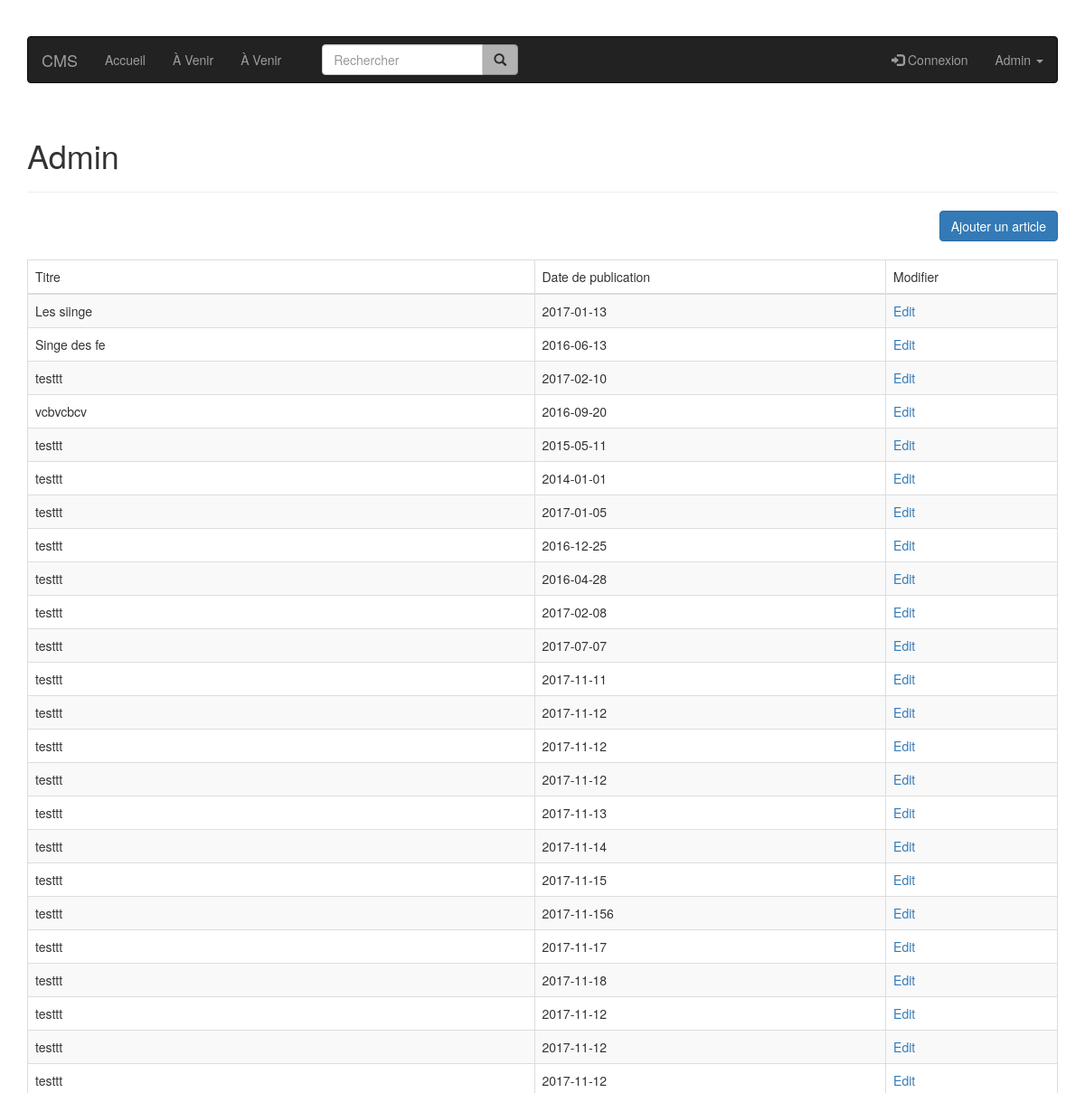
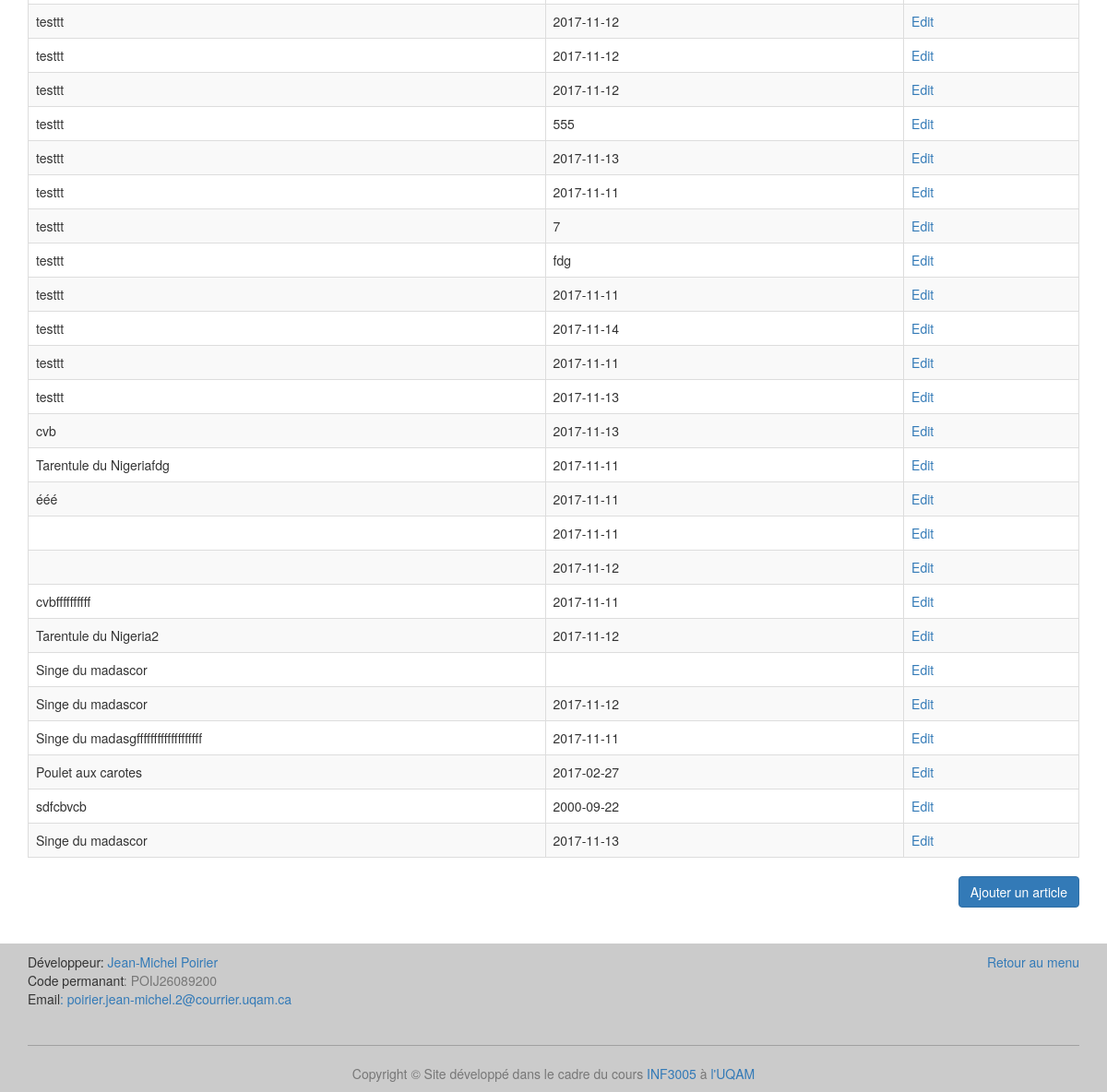
/admin, run on an earlier commit of the app's database (2 pictures, top to bottom).
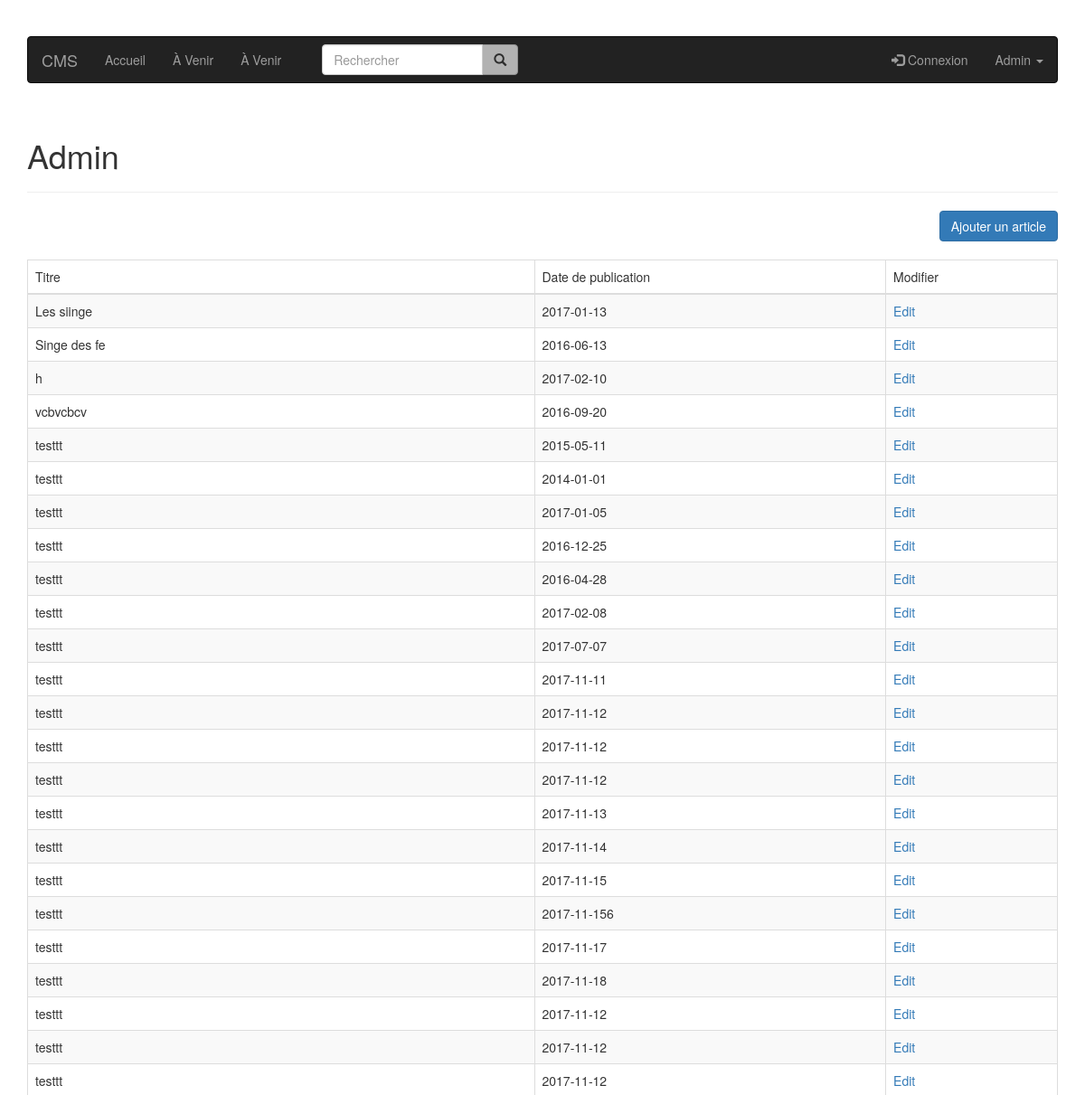
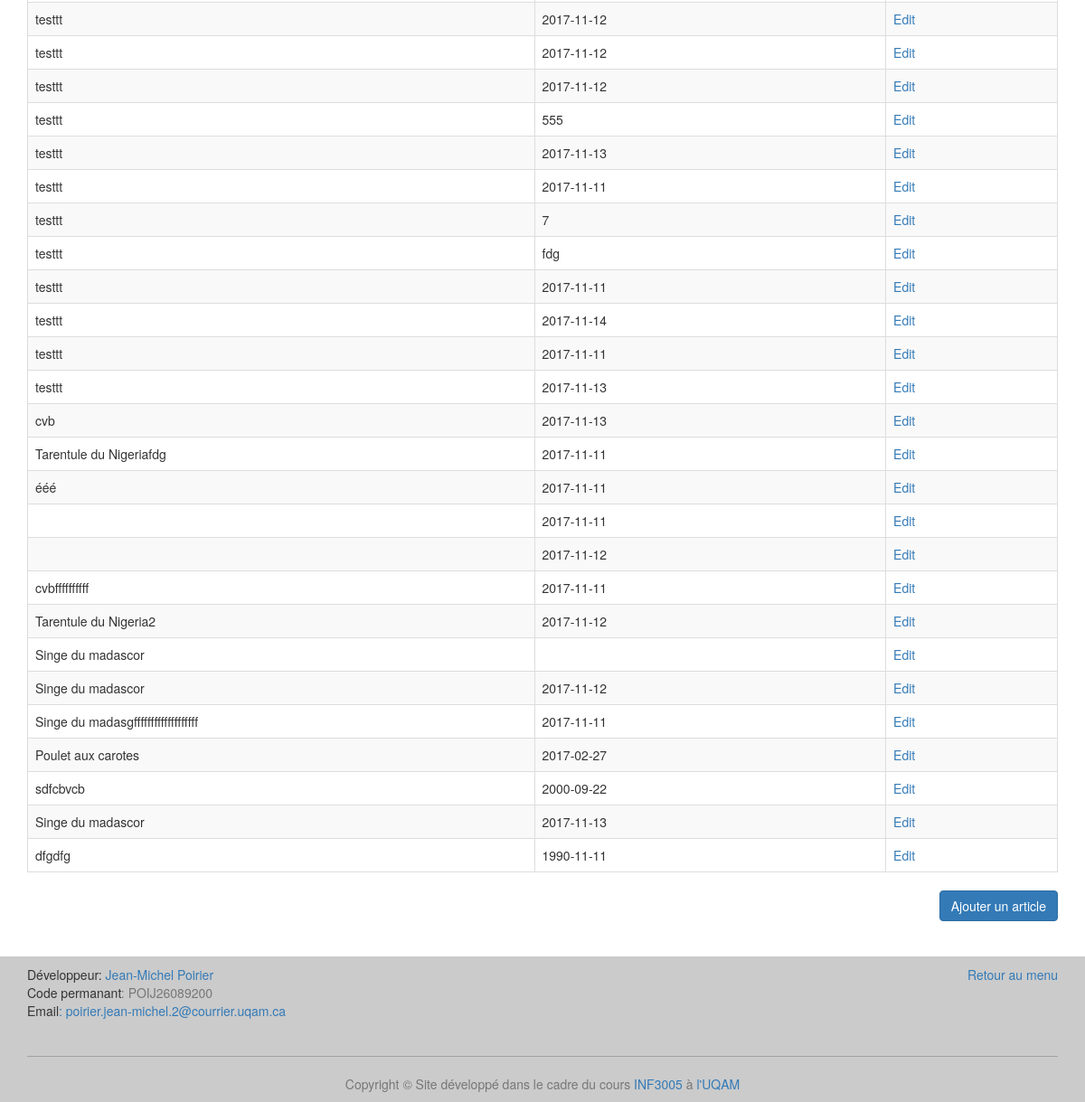
And on a later commit of the database (2 pictures, top to bottom).
### tables this page shows
CREATE TABLE article (
  id integer primary key,
  titre varchar(100),
  identifiant varchar(50),
  auteur varchar(100),
  date_publication text,
  paragraphe varchar(500)
);

### index.py (the view)
@app.route('/admin')
def admin_page():
    articles = get_db().get_all_articles()
    return render_template('admin.html', articles=articles)

### article.py (called while the page is built)
    def get_all_articles(self):
        cursor = self.get_connection_row().cursor()
        cursor.execute("SELECT titre, identifiant, date_publication "
                       "FROM article")
        article = cursor.fetchall()
        return article

### database.py (called while the page is built)
    def get_connection_row(self):
        if self.connection is None:
            self.connection = sqlite3.connect('db/db.db')
            self.connection.row_factory = sqlite3.Row
        return self.connection

    def disconnect(self):
        if self.connection is not None:
            self.connection.close()

### index.py (called while the page is built)
def get_db():
    db = getattr(g, '_database', None)
    if db is None:
        g._database = Article()
    return g._database

@app.teardown_appcontext
def close_connection(exception):
    db = getattr(g, '_database', None)
    if db is not None:
        db.disconnect()

### templates/admin.html (shortened to what this page needs)
{% extends "layout.html" %}
{% block content %}
    <h1>Admin</h1>
    <hr class="divider">
    <div class="text-right">
        <a class="btn btn-primary" style="margin-bottom: 20px;" href="/admin-form">Ajouter un article</a>
    </div>
    <table class="table table-striped table-bordered">
        <thead>
        <td>Titre</td>
        <td>Date de publication</td>
        <td>Modifier</td>
        </thead>
        {% for article in articles %}
            <tr>
                <td>{{ article["titre"] }}</td>
                <td>{{ article["date_publication"] }}</td>
                <td><a href="/admin-modifier/{{ article["identifiant"] }}">Edit</a></td>
            </tr>
        {% endfor %}
    </table>
    <div class="text-right">
        <a class="btn btn-primary" href="/admin-form">Ajouter un article</a>
    </div>
{% endblock %}

What changed in the data, as far as the page shows it:
changed article (number 3 of 50 on the later page): titre "testtt" → "h"
added article: titre "dfgdfg", date_publication "1990-11-11"
